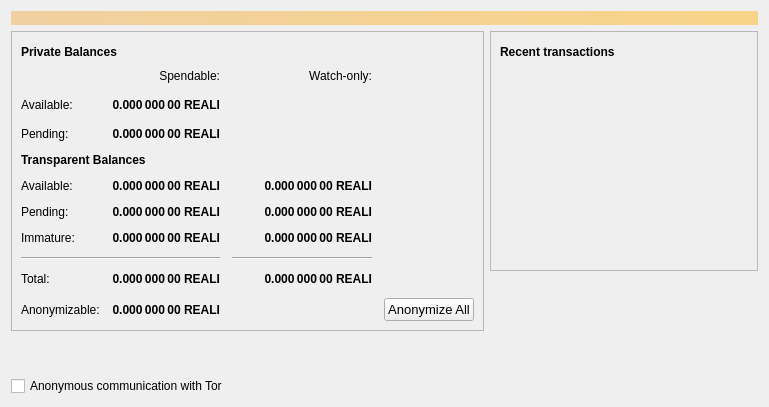
<?xml version="1.0" encoding="UTF-8"?>
<ui version="4.0">
 <class>OverviewPage</class>
 <widget class="QWidget" name="OverviewPage">
  <property name="geometry">
   <rect>
    <x>0</x>
    <y>0</y>
    <width>769</width>
    <height>407</height>
   </rect>
  </property>
  <property name="windowTitle">
   <string>Form</string>
  </property>
  <layout class="QVBoxLayout" name="topLayout">
   <item>
    <widget class="QLabel" name="labelAlerts">
     <property name="visible">
      <bool>false</bool>
     </property>
     <property name="styleSheet">
      <string notr="true">QLabel { background-color: qlineargradient(x1: 0, y1: 0, x2: 1, y2: 0, stop:0 #F0D0A0, stop:1 #F8D488); color:#000000; }</string>
     </property>
     <property name="wordWrap">
      <bool>true</bool>
     </property>
     <property name="margin">
      <number>3</number>
     </property>
     <property name="textInteractionFlags">
      <set>Qt::TextSelectableByMouse</set>
     </property>
    </widget>
   </item>
   <item>
    <layout class="QHBoxLayout" name="horizontalLayout" stretch="1,1">
     <item>
      <layout class="QVBoxLayout" name="verticalLayout_2">
       <item>
        <widget class="QFrame" name="frame">
         <property name="frameShape">
          <enum>QFrame::StyledPanel</enum>
         </property>
         <property name="frameShadow">
          <enum>QFrame::Raised</enum>
         </property>
         <layout class="QVBoxLayout" name="verticalLayout_4">
          <item>
           <layout class="QHBoxLayout" name="horizontalLayout_4">
            <item>
             <widget class="QLabel" name="label_5">
              <property name="font">
               <font>
                <weight>75</weight>
                <bold>true</bold>
               </font>
              </property>
              <property name="text">
               <string>Private Balances</string>
              </property>
             </widget>
            </item>
            <item>
             <widget class="QPushButton" name="labelWalletStatus">
              <property name="enabled">
               <bool>true</bool>
              </property>
              <property name="maximumSize">
               <size>
                <width>30</width>
                <height>16777215</height>
               </size>
              </property>
              <property name="toolTip">
               <string>The displayed information may be out of date. Your wallet automatically synchronizes with the Realichain network after a connection is established, but this process has not completed yet.</string>
              </property>
              <property name="text">
               <string/>
              </property>
              <property name="icon">
               <iconset resource="../bitcoin.qrc">
                <normaloff>:/icons/warning</normaloff>
                <disabledoff>:/icons/warning</disabledoff>:/icons/warning</iconset>
              </property>
              <property name="iconSize">
               <size>
                <width>24</width>
                <height>24</height>
               </size>
              </property>
              <property name="flat">
               <bool>true</bool>
              </property>
             </widget>
            </item>
            <item>
             <spacer name="horizontalSpacer_3">
              <property name="orientation">
               <enum>Qt::Horizontal</enum>
              </property>
              <property name="sizeHint" stdset="0">
               <size>
                <width>40</width>
                <height>20</height>
               </size>
              </property>
             </spacer>
            </item>
           </layout>
          </item>
          <item>
           <layout class="QGridLayout" name="gridLayout">
            <property name="spacing">
             <number>12</number>
            </property>
            <item row="16" column="0">
             <widget class="QLabel" name="labelAnonymizableText">
              <property name="text">
               <string>Anonymizable:</string>
              </property>
             </widget>
            </item>
            <item row="2" column="3">
             <spacer name="horizontalSpacer_2">
              <property name="orientation">
               <enum>Qt::Horizontal</enum>
              </property>
              <property name="sizeHint" stdset="0">
               <size>
                <width>40</width>
                <height>20</height>
               </size>
              </property>
             </spacer>
            </item>
            <item row="6" column="0" colspan="2">
             <widget class="QLabel" name="label">
              <property name="font">
               <font>
                <weight>75</weight>
                <bold>true</bold>
               </font>
              </property>
              <property name="text">
               <string>Transparent Balances</string>
              </property>
             </widget>
            </item>
            <item row="16" column="1">
             <widget class="QLabel" name="labelAnonymizable">
              <property name="font">
               <font>
                <weight>75</weight>
                <bold>true</bold>
               </font>
              </property>
              <property name="text">
               <string>0.000 000 00 REALI</string>
              </property>
              <property name="alignment">
               <set>Qt::AlignRight|Qt::AlignTrailing|Qt::AlignVCenter</set>
              </property>
             </widget>
            </item>
            <item row="11" column="2">
             <widget class="QLabel" name="labelWatchPending">
              <property name="font">
               <font>
                <weight>75</weight>
                <bold>true</bold>
               </font>
              </property>
              <property name="cursor">
               <cursorShape>IBeamCursor</cursorShape>
              </property>
              <property name="toolTip">
               <string>Unconfirmed transactions to watch-only addresses</string>
              </property>
              <property name="text">
               <string notr="true">0.000 000 00 REALI</string>
              </property>
              <property name="alignment">
               <set>Qt::AlignRight|Qt::AlignTrailing|Qt::AlignVCenter</set>
              </property>
              <property name="textInteractionFlags">
               <set>Qt::LinksAccessibleByMouse|Qt::TextSelectableByKeyboard|Qt::TextSelectableByMouse</set>
              </property>
             </widget>
            </item>
            <item row="10" column="1">
             <widget class="QLabel" name="labelBalance">
              <property name="font">
               <font>
                <weight>75</weight>
                <bold>true</bold>
               </font>
              </property>
              <property name="cursor">
               <cursorShape>IBeamCursor</cursorShape>
              </property>
              <property name="toolTip">
               <string>Your current spendable balance</string>
              </property>
              <property name="text">
               <string notr="true">0.000 000 00 REALI</string>
              </property>
              <property name="alignment">
               <set>Qt::AlignRight|Qt::AlignTrailing|Qt::AlignVCenter</set>
              </property>
              <property name="textInteractionFlags">
               <set>Qt::LinksAccessibleByMouse|Qt::TextSelectableByKeyboard|Qt::TextSelectableByMouse</set>
              </property>
             </widget>
            </item>
            <item row="0" column="1">
             <widget class="QLabel" name="labelSpendable">
              <property name="text">
               <string>Spendable:</string>
              </property>
              <property name="alignment">
               <set>Qt::AlignRight|Qt::AlignTrailing|Qt::AlignVCenter</set>
              </property>
             </widget>
            </item>
            <item row="10" column="2">
             <widget class="QLabel" name="labelWatchAvailable">
              <property name="font">
               <font>
                <weight>75</weight>
                <bold>true</bold>
               </font>
              </property>
              <property name="cursor">
               <cursorShape>IBeamCursor</cursorShape>
              </property>
              <property name="toolTip">
               <string>Your current balance in watch-only addresses</string>
              </property>
              <property name="text">
               <string notr="true">0.000 000 00 REALI</string>
              </property>
              <property name="alignment">
               <set>Qt::AlignRight|Qt::AlignTrailing|Qt::AlignVCenter</set>
              </property>
              <property name="textInteractionFlags">
               <set>Qt::LinksAccessibleByMouse|Qt::TextSelectableByKeyboard|Qt::TextSelectableByMouse</set>
              </property>
             </widget>
            </item>
            <item row="11" column="0">
             <widget class="QLabel" name="labelPendingText">
              <property name="text">
               <string>Pending:</string>
              </property>
             </widget>
            </item>
            <item row="5" column="1">
             <widget class="QLabel" name="labelUnconfirmedPrivate">
              <property name="font">
               <font>
                <weight>75</weight>
                <bold>true</bold>
               </font>
              </property>
              <property name="cursor">
               <cursorShape>IBeamCursor</cursorShape>
              </property>
              <property name="toolTip">
               <string>Total of anonymize transactions that have yet to be confirmed, and do not yet count toward the spendable balance</string>
              </property>
              <property name="text">
               <string>0.000 000 00 REALI</string>
              </property>
              <property name="alignment">
               <set>Qt::AlignRight|Qt::AlignTrailing|Qt::AlignVCenter</set>
              </property>
              <property name="textInteractionFlags">
               <set>Qt::LinksAccessibleByMouse|Qt::TextSelectableByKeyboard|Qt::TextSelectableByMouse</set>
              </property>
             </widget>
            </item>
            <item row="5" column="0">
             <widget class="QLabel" name="labelUnconfirmedPrivateText">
              <property name="text">
               <string>Pending:</string>
              </property>
             </widget>
            </item>
            <item row="13" column="2">
             <widget class="Line" name="lineWatchBalance">
              <property name="sizePolicy">
               <sizepolicy hsizetype="Preferred" vsizetype="Fixed">
                <horstretch>0</horstretch>
                <verstretch>0</verstretch>
               </sizepolicy>
              </property>
              <property name="minimumSize">
               <size>
                <width>140</width>
                <height>0</height>
               </size>
              </property>
              <property name="orientation">
               <enum>Qt::Horizontal</enum>
              </property>
             </widget>
            </item>
            <item row="15" column="0">
             <widget class="QLabel" name="labelTotalText">
              <property name="text">
               <string>Total:</string>
              </property>
             </widget>
            </item>
            <item row="0" column="2">
             <widget class="QLabel" name="labelWatchonly">
              <property name="text">
               <string>Watch-only:</string>
              </property>
              <property name="alignment">
               <set>Qt::AlignRight|Qt::AlignTrailing|Qt::AlignVCenter</set>
              </property>
             </widget>
            </item>
            <item row="10" column="0">
             <widget class="QLabel" name="labelBalanceText">
              <property name="text">
               <string>Available:</string>
              </property>
             </widget>
            </item>
            <item row="15" column="1">
             <widget class="QLabel" name="labelTotal">
              <property name="font">
               <font>
                <weight>75</weight>
                <bold>true</bold>
               </font>
              </property>
              <property name="cursor">
               <cursorShape>IBeamCursor</cursorShape>
              </property>
              <property name="toolTip">
               <string>Your current total balance</string>
              </property>
              <property name="text">
               <string notr="true">0.000 000 00 REALI</string>
              </property>
              <property name="alignment">
               <set>Qt::AlignRight|Qt::AlignTrailing|Qt::AlignVCenter</set>
              </property>
              <property name="textInteractionFlags">
               <set>Qt::LinksAccessibleByMouse|Qt::TextSelectableByKeyboard|Qt::TextSelectableByMouse</set>
              </property>
             </widget>
            </item>
            <item row="15" column="2">
             <widget class="QLabel" name="labelWatchTotal">
              <property name="font">
               <font>
                <weight>75</weight>
                <bold>true</bold>
               </font>
              </property>
              <property name="cursor">
               <cursorShape>IBeamCursor</cursorShape>
              </property>
              <property name="toolTip">
               <string>Current total balance in watch-only addresses</string>
              </property>
              <property name="text">
               <string notr="true">0.000 000 00 REALI</string>
              </property>
              <property name="alignment">
               <set>Qt::AlignRight|Qt::AlignTrailing|Qt::AlignVCenter</set>
              </property>
              <property name="textInteractionFlags">
               <set>Qt::LinksAccessibleByMouse|Qt::TextSelectableByKeyboard|Qt::TextSelectableByMouse</set>
              </property>
             </widget>
            </item>
            <item row="13" column="0" colspan="2">
             <widget class="Line" name="lineTotalBalance">
              <property name="orientation">
               <enum>Qt::Horizontal</enum>
              </property>
             </widget>
            </item>
            <item row="11" column="1">
             <widget class="QLabel" name="labelUnconfirmed">
              <property name="font">
               <font>
                <weight>75</weight>
                <bold>true</bold>
               </font>
              </property>
              <property name="cursor">
               <cursorShape>IBeamCursor</cursorShape>
              </property>
              <property name="toolTip">
               <string>Total of transactions that have yet to be confirmed, and do not yet count toward the spendable balance</string>
              </property>
              <property name="text">
               <string notr="true">0.000 000 00 REALI</string>
              </property>
              <property name="alignment">
               <set>Qt::AlignRight|Qt::AlignTrailing|Qt::AlignVCenter</set>
              </property>
              <property name="textInteractionFlags">
               <set>Qt::LinksAccessibleByMouse|Qt::TextSelectableByKeyboard|Qt::TextSelectableByMouse</set>
              </property>
             </widget>
            </item>
            <item row="16" column="4">
             <widget class="QPushButton" name="anonymizeButton">
              <property name="sizePolicy">
               <sizepolicy hsizetype="Minimum" vsizetype="Minimum">
                <horstretch>0</horstretch>
                <verstretch>0</verstretch>
               </sizepolicy>
              </property>
              <property name="font">
               <font>
                <pointsize>10</pointsize>
               </font>
              </property>
              <property name="text">
               <string>Anonymize All</string>
              </property>
             </widget>
            </item>
            <item row="12" column="0">
             <widget class="QLabel" name="labelImmatureText">
              <property name="text">
               <string>Immature:</string>
              </property>
             </widget>
            </item>
            <item row="12" column="1">
             <widget class="QLabel" name="labelImmature">
              <property name="font">
               <font>
                <weight>75</weight>
                <bold>true</bold>
               </font>
              </property>
              <property name="cursor">
               <cursorShape>IBeamCursor</cursorShape>
              </property>
              <property name="toolTip">
               <string>Mined balance that has not yet matured</string>
              </property>
              <property name="text">
               <string notr="true">0.000 000 00 REALI</string>
              </property>
              <property name="alignment">
               <set>Qt::AlignRight|Qt::AlignTrailing|Qt::AlignVCenter</set>
              </property>
              <property name="textInteractionFlags">
               <set>Qt::LinksAccessibleByMouse|Qt::TextSelectableByKeyboard|Qt::TextSelectableByMouse</set>
              </property>
             </widget>
            </item>
            <item row="12" column="2">
             <widget class="QLabel" name="labelWatchImmature">
              <property name="font">
               <font>
                <weight>75</weight>
                <bold>true</bold>
               </font>
              </property>
              <property name="cursor">
               <cursorShape>IBeamCursor</cursorShape>
              </property>
              <property name="toolTip">
               <string>Mined balance in watch-only addresses that has not yet matured</string>
              </property>
              <property name="text">
               <string notr="true">0.000 000 00 REALI</string>
              </property>
              <property name="alignment">
               <set>Qt::AlignRight|Qt::AlignTrailing|Qt::AlignVCenter</set>
              </property>
              <property name="textInteractionFlags">
               <set>Qt::LinksAccessibleByMouse|Qt::TextSelectableByKeyboard|Qt::TextSelectableByMouse</set>
              </property>
             </widget>
            </item>
            <item row="2" column="0">
             <widget class="QLabel" name="labelPrivateText">
              <property name="text">
               <string>Available:</string>
              </property>
             </widget>
            </item>
            <item row="2" column="1">
             <widget class="QLabel" name="labelPrivate">
              <property name="font">
               <font>
                <weight>75</weight>
                <bold>true</bold>
               </font>
              </property>
              <property name="cursor">
               <cursorShape>IBeamCursor</cursorShape>
              </property>
              <property name="toolTip">
               <string>Your current spendable anonymized balance</string>
              </property>
              <property name="text">
               <string>0.000 000 00 REALI</string>
              </property>
              <property name="alignment">
               <set>Qt::AlignRight|Qt::AlignTrailing|Qt::AlignVCenter</set>
              </property>
              <property name="textInteractionFlags">
               <set>Qt::LinksAccessibleByMouse|Qt::TextSelectableByKeyboard|Qt::TextSelectableByMouse</set>
              </property>
             </widget>
            </item>
           </layout>
          </item>
         </layout>
        </widget>
       </item>
       <item>
        <spacer name="verticalSpacer">
         <property name="orientation">
          <enum>Qt::Vertical</enum>
         </property>
         <property name="sizeHint" stdset="0">
          <size>
           <width>20</width>
           <height>40</height>
          </size>
         </property>
        </spacer>
       </item>
       <item>
        <widget class="QCheckBox" name="checkboxEnabledTor">
         <property name="enabled">
          <bool>true</bool>
         </property>
         <property name="text">
          <string>Anonymous communication with Tor</string>
         </property>
         <property name="checked">
          <bool>false</bool>
         </property>
        </widget>
       </item>
      </layout>
     </item>
     <item>
      <layout class="QVBoxLayout" name="verticalLayout_3">
       <item>
        <widget class="QFrame" name="frame_2">
         <property name="frameShape">
          <enum>QFrame::StyledPanel</enum>
         </property>
         <property name="frameShadow">
          <enum>QFrame::Raised</enum>
         </property>
         <layout class="QVBoxLayout" name="verticalLayout">
          <item>
           <layout class="QHBoxLayout" name="horizontalLayout_2">
            <item>
             <widget class="QLabel" name="label_4">
              <property name="font">
               <font>
                <weight>75</weight>
                <bold>true</bold>
               </font>
              </property>
              <property name="text">
               <string>Recent transactions</string>
              </property>
             </widget>
            </item>
            <item>
             <widget class="QPushButton" name="labelTransactionsStatus">
              <property name="enabled">
               <bool>true</bool>
              </property>
              <property name="maximumSize">
               <size>
                <width>30</width>
                <height>16777215</height>
               </size>
              </property>
              <property name="toolTip">
               <string>The displayed information may be out of date. Your wallet automatically synchronizes with the Realichain network after a connection is established, but this process has not completed yet.</string>
              </property>
              <property name="text">
               <string/>
              </property>
              <property name="icon">
               <iconset resource="../bitcoin.qrc">
                <normaloff>:/icons/warning</normaloff>
                <disabledoff>:/icons/warning</disabledoff>:/icons/warning</iconset>
              </property>
              <property name="iconSize">
               <size>
                <width>24</width>
                <height>24</height>
               </size>
              </property>
              <property name="flat">
               <bool>true</bool>
              </property>
             </widget>
            </item>
            <item>
             <spacer name="horizontalSpacer">
              <property name="orientation">
               <enum>Qt::Horizontal</enum>
              </property>
              <property name="sizeHint" stdset="0">
               <size>
                <width>40</width>
                <height>20</height>
               </size>
              </property>
             </spacer>
            </item>
           </layout>
          </item>
          <item>
           <widget class="QListView" name="listTransactions">
            <property name="styleSheet">
             <string notr="true">QListView { background: transparent; }</string>
            </property>
            <property name="frameShape">
             <enum>QFrame::NoFrame</enum>
            </property>
            <property name="verticalScrollBarPolicy">
             <enum>Qt::ScrollBarAlwaysOff</enum>
            </property>
            <property name="horizontalScrollBarPolicy">
             <enum>Qt::ScrollBarAlwaysOff</enum>
            </property>
            <property name="selectionMode">
             <enum>QAbstractItemView::NoSelection</enum>
            </property>
           </widget>
          </item>
         </layout>
        </widget>
       </item>
       <item>
        <spacer name="verticalSpacer_2">
         <property name="orientation">
          <enum>Qt::Vertical</enum>
         </property>
         <property name="sizeHint" stdset="0">
          <size>
           <width>20</width>
           <height>40</height>
          </size>
         </property>
        </spacer>
       </item>
      </layout>
     </item>
    </layout>
   </item>
  </layout>
 </widget>
 <resources>
  <include location="../bitcoin.qrc"/>
 </resources>
 <connections/>
</ui>
